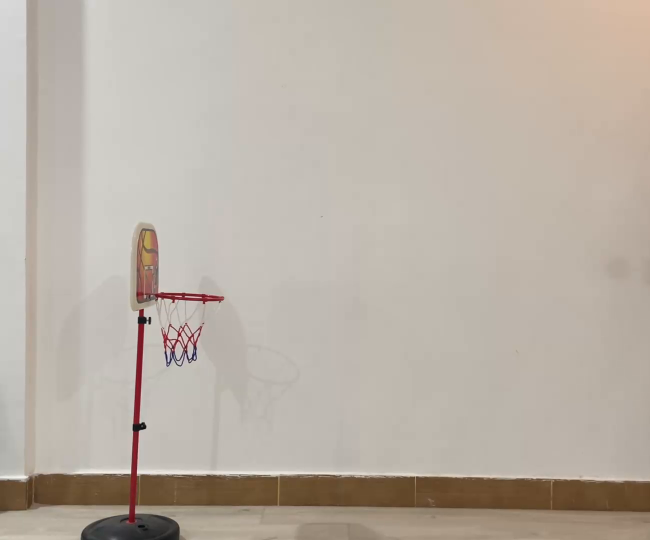
#> input picture frame 9 of script/vid_.mp4, 1300 x 1080 px (shown at 1/2 size)
$ python 14_11_dans_la_cabouille.py
#> lines starting #> are read from the running program, lines starting #| are printed output that depends on the picture; after the words box and inside, x2 and y2 are one past the last pixel; in counts of white or black regions, pixels touching at a corner belong together
### script/Kalman.py
import numpy as np
import cv2
from math import *

class KalmanFilter(object):
    """dt : temps d'actualisation
    point : coordonné initiaux du point
    erreur : plus l'entier est grand, plus le filtre pense que c'est brouillé """
    def __init__ (self, dt, point, erreur : float ):
        self.dt = dt
        self.erreur = int(erreur)

        #vecteur
        self.E=np.matrix([[point[0]],[point[1]], [0],[0]])

        #Matrice de transition
        self.A=np.matrix([[1, 0, self.dt, 0],
                          [0, 1, 0, self.dt],
                          [0, 0, 1, 0],
                          [0, 0, 0, 1]])

           # Matrice d'observation, on observe que x et y
        self.H=np.matrix([[1, 0, 0, 0],
                          [0, 1, 0, 0]])

        self.Q=np.matrix([[1, 0, 0, 0],
                          [0, 1, 0, 0],
                          [0, 0, 1, 0],
                          [0, 0, 0, 1]])

        self.R=np.matrix([[erreur, 0],
                          [0, erreur]])

        self.P=np.eye(self.A.shape[1])

    def predict(self):
        self.E=np.dot(self.A, self.E)
        # Calcul de la covariance de l'erreur
        self.P=np.dot(np.dot(self.A, self.P), self.A.T)+self.Q
        return self.E

    # [10 lines left out: function update, not called in this run]

class Annexe(object):
    """w: Largeur de l'image
        h : hauteur de l'image
        mw : 1/3 de la largeur
        mh : 1/8 de l'image """
    # [13 lines left out: functions __init__, delta, not called in this run]

    def center(self,x,y,w,h):
        return round(x+(w/2)),round(y+(h/2))

    def scored(self,c_ba, c_bu):
        return self.delta(c_bu,c_ba) < 10

    # [51 lines left out: functions detect_bu, detect_ball, not called in this run]

### script/14_11_dans_la_cabouille.py
#importation des librairies
import cv2
import numpy as np
from Kalman import KalmanFilter

#Définition des valeurs maximale et minimale prise par le filtre HSV pour la balle
lower_ball = np.array([8, 96, 115])
upper_ball = np.array([14, 255, 255])

# (hMin = 4 , sMin = 120, vMin = 63), (hMax = 11 , sMax = 255, vMax = 120)

#Définition des valeurs maximale et minimale prise par le filtre HSV pour les paniers
lower_bu = np.array([0, 50, 50])
upper_bu = np.array([0, 100, 100])

# Initialisation des variables permettant de savoir le nombre de balles detecté
prev_ball_count = 0
ball_count = 0

prev_bu_count = 0
bu_count = 0

# initialisation du compteur pour les points
point_count = 0

#Initialisation des variables servant à compartimenter le flux vidéo
width = 0
height = 0

mid_w = 0
mid_h = 0

bu_pos_1 = np.array([]) # initialisation des tableaux pour la position
bu_pos_2 = np.array([])

count_temp = 0

def scored(x,y,x2,y2,x3,y3):
    if x <x3 and x3 <x2 and y< y2 and y2< y3 :
        return True
    else :
        return False

KF = KalmanFilter(0.1,[0,0],1)

def detect_inrange(image, surface,lo,hi):
    points=[]
    image = cv2.cvtColor(image, cv2.COLOR_BGR2HSV)
    image=cv2.blur(image, (5, 5))
    mask=cv2.inRange(image, lo, hi)
    mask=cv2.erode(mask, None, iterations=4)
    mask=cv2.dilate(mask, None, iterations=4)
    elements=cv2.findContours(mask, cv2.RETR_EXTERNAL, cv2.CHAIN_APPROX_SIMPLE)[-2]
    elements=sorted(elements, key=lambda x:cv2.contourArea(x), reverse=True)
    for element in elements:
        if cv2.contourArea(element)>surface:
            ((x, y), rayon)=cv2.minEnclosingCircle(element)
            points.append(np.array([int(x), int(y)]))
        else:
            break

    return points, mask

while True:
    # Capture frame from the video
    isclosed = 0
    point_count = 0

    # Initialisation du flux vidéo, pour pouvoir le réutiliser facilement
    cap = cv2.VideoCapture('/Users/hugo/Documents/Cours/Prepa/TIPE/TIPE_Baskettball/script/vid_.mp4')
    #Récuperation de la hauteur, de la largeur et de leurs moitiés
    height = cap.get(cv2.CAP_PROP_FRAME_HEIGHT)
    width = cap.get(cv2.CAP_PROP_FRAME_WIDTH)

    mid_w = round((width/3))
    mid_h = round((height/3))

    qart_h = round(height/5)

    kernel = np.ones((5,5)).astype(np.uint8)

    print("hauteur : ", height, "largeur : ",width)
    print("1/2 hauteur : ", mid_h, "1/2 largeur : ",mid_w)
    while True:

        ret, frame = cap.read()
#> frame is the input picture: shape (1080, 1300, 3); mean B, G, R 166, 176.5, 185.8
        rat , vide = cap.read()
        if not ret or not rat:
            isclosed
            break

        # Convertion des images de RGB à HSV
        hsv = cv2.cvtColor(frame, cv2.COLOR_BGR2HSV)
#> hsv: shape (1080, 1300, 3); mean H, S, V 18.7, 30.7, 185.8

        # Création du masque pour isolé la balle et les paniers
        ball_mask = cv2.inRange(hsv, lower_ball, upper_ball)
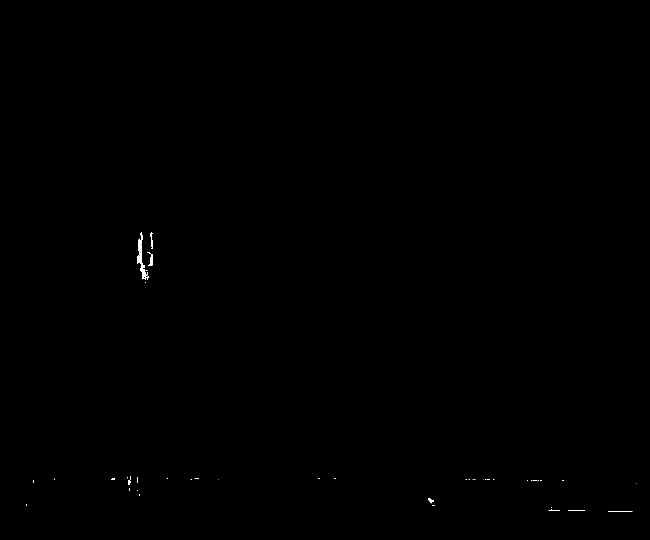
#> ball_mask: shape (1080, 1300) (shown at 1/2 size); 0.09% white; 48 white regions (37 under 20 px), largest, box (x1, y1, x2, y2) and area: (274, 466, 290, 558) 567, (296, 508, 306, 532) 138, (300, 464, 306, 498) 117
        bu_mask = cv2.inRange(hsv, lower_bu, upper_bu)
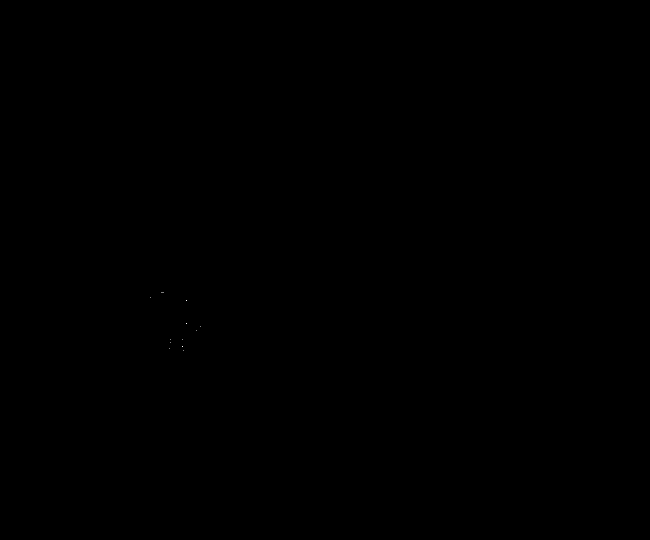
#> bu_mask: shape (1080, 1300) (shown at 1/2 size); 0% white in thin lines or dots, all inside (x1, y1, x2, y2) = (300, 585, 401, 701)
        # Apply morphological transformations to the mask
        opening_ball = cv2.morphologyEx(ball_mask, cv2.MORPH_OPEN, kernel)
#> opening_ball: shape (1080, 1300); 0.03% white; 4 white regions, box (x1, y1, x2, y2) and area: (280, 530, 289, 554) 152, (274, 512, 284, 526) 128, (300, 514, 306, 531) 101, (276, 481, 283, 495) 90
        closing_ball = cv2.morphologyEx(opening_ball, cv2.MORPH_CLOSE, kernel)
#> closing_ball: shape (1080, 1300); 0.03% white; 3 white regions

        # Find contours of the basketball
        contours_ball, hierarchy_ball = cv2.findContours(closing_ball, cv2.RETR_EXTERNAL, cv2.CHAIN_APPROX_SIMPLE)
#> contours_ball = 3 contours; box (x1, y1, x2, y2) and area: (274, 512, 289, 554) 241, (300, 514, 306, 531) 80, (276, 481, 283, 495) 72

        opening_bu = cv2.morphologyEx(bu_mask, cv2.MORPH_OPEN, kernel)
#> opening_bu: shape (1080, 1300); every value is 0
        closing_bu = cv2.morphologyEx(opening_bu, cv2.MORPH_CLOSE, kernel)

        contours_bu , hierarchy_bu = cv2.findContours(closing_bu,cv2.RETR_EXTERNAL, cv2.CHAIN_APPROX_SIMPLE)
#> contours_bu = []
        # Draw bounding boxes around the basketball and count them
        ball_count = 0
        bu_count = 0


        for element in contours_ball:
            area = cv2.contourArea(element)
            x, y, w, h = cv2.boundingRect(element)
            dif = abs(w -h)
            if area > 80 and dif < 100: #permet de s'assurer que les petites taches ne sont pas prises en compte et que le contour est proche d'un carré
                x, y, w, h = cv2.boundingRect(element)
                cv2.rectangle(frame, (x,y), (x+w,y+h), (0,255,0), 2)
                ball_count += 1
                """if scored(x_area,y_area,x_area_2,y_area_2,x,y) and count_temp > 10 :
                    point_count += 2
                    count_temp = 0
        count_temp+=1
"""
#> this loop made 3 passes
#> frame: shape (1080, 1300, 3); 0.02% of pixels changed, all inside (x1, y1, x2, y2) = (273, 511, 291, 556)
#> after the loop, ball_count = 1

        points , mask = detect_inrange(frame,800*700,lower_ball,upper_ball)
#> in detect_inrange, `image = cv2.cvtColor(image, cv2.COLOR_BGR2HSV)`: image: shape (1080, 1300, 3); mean H, S, V 18.7, 30.7, 185.9
#> in detect_inrange, `image=cv2.blur(image, (5, 5))`: image: shape (1080, 1300, 3); mean H, S, V 18.7, 30.7, 185.9
#> in detect_inrange, `mask=cv2.inRange(image, lo, hi)`:
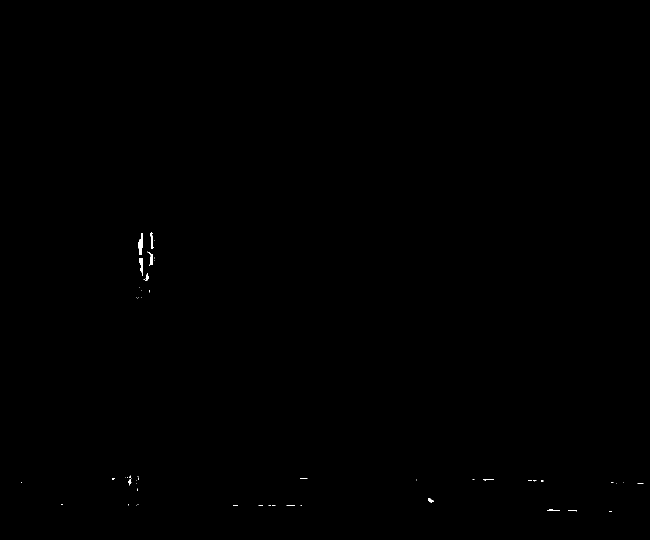
#> mask: shape (1080, 1300) (shown at 1/2 size); 0.08% white; 55 white regions (46 under 20 px), largest, box (x1, y1, x2, y2) and area: (277, 466, 286, 509) 252, (278, 516, 286, 551) 167, (294, 503, 306, 531) 131
#> in detect_inrange, `elements=cv2.findContours(mask, cv2.RETR_EXTERNAL, cv2.CHAIN_APPROX_SI..`: elements = []
#> points = []
        etat= KF.predict().astype(np.int32)
#> in predict, `self.E=np.dot(self.A, self.E)`: self.E = [[0], [0], [0], [0]]
#> in predict, `self.P=np.dot(np.dot(self.A, self.P), self.A.T)+self.Q`: self.P = [[2.01, 0, 0.1, 0], [0, 2.01, 0, 0.1], [0.1, 0, 2, 0], [0, 0.1, 0, 2]]
#> etat = [[0], [0], [0], [0]]

        cv2.circle(frame,(int(etat[0]),int(etat[1])),2,(255,0,0),5)
#> frame: shape (1080, 1300, 3); mean B, G, R 166, 176.5, 185.8
        cv2.arrowedLine(frame,
                    (int(etat[0]), int(etat[1])), (int(etat[0]+etat[2]), int(etat[1]+etat[3])),
                    color=(0, 255, 0),
                    thickness=3,
                    tipLength=0.2)
#> frame: shape (1080, 1300, 3); mean B, G, R 166, 176.5, 185.8

        if (len(points)>0):
            cv2.circle(frame, (points[0][0], points[0][1]), 10, (0, 0, 255), 2)
            KF.update(np.expand_dims(points[0], axis=-1))
        if mask is not None:
            cv2.imshow('mask',mask)

        print("on a ", ball_count)
#| on a  1
        print("K : ", len(points))
#| K :  0
        if ball_count > 1 :
            print("on a un problème quelque part, on detecte 2 balles")

        # Display the tracking result on the screen
        cv2.putText(frame, "nb balles: " + str(ball_count), (10, 30), cv2.FONT_HERSHEY_SIMPLEX, 1, (0, 0, 255), 2)
        cv2.putText(frame, "nb panier: " + str(bu_count), (10,60), cv2.FONT_HERSHEY_SIMPLEX, 1, (0,0,255),2)

        cv2.putText(frame, "taille: "+str(width)+" x "+str(height), (10, 90), cv2.FONT_HERSHEY_SIMPLEX,1,(0,255,0),2)
        cv2.putText(frame, "points: "+str(point_count) + " count_temp "+str(count_temp), (10, 120), cv2.FONT_HERSHEY_SIMPLEX,1,(0,255,0),2)

        cv2.putText(frame, "kalman detecte : "+str(len(points))+" balles", (10, 150), cv2.FONT_HERSHEY_SIMPLEX,1,(0,255,0),2)
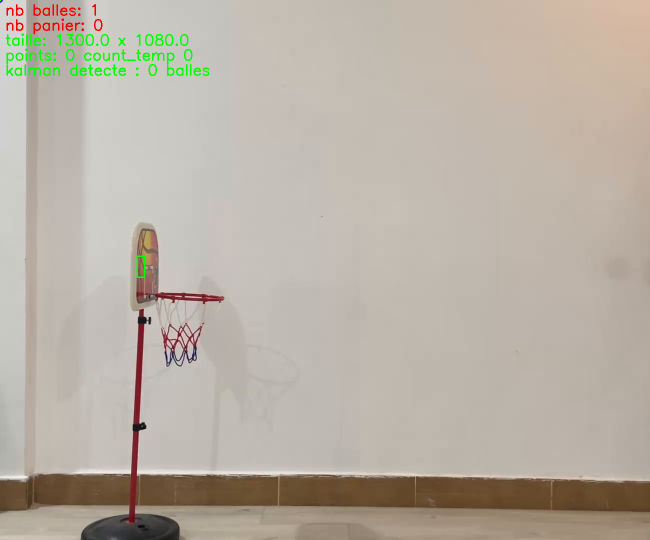
#> frame: shape (1080, 1300, 3) (shown at 1/2 size); mean B, G, R 164.8, 176.5, 184.9

        cv2.imshow("Ball Count", ball_mask)
        cv2.imshow("Bu Count", bu_mask)
        cv2.imshow("Basketball Tracker", frame)

        #cv2.imshow("sans rien",vide)
        # Exit the program if the 'q' key is pressed
        if cv2.waitKey(1) & 0xFF == ord('q'):
#> (key q is pressed here)
            isclosed= 1
            break

        # Update the previous count
        prev_ball_count = ball_count
        prev_bu_count = bu_count
    if isclosed :
        break

# Release the video capture and close all windows
cap.release()
cv2.destroyAllWindows()

$ run again, starting later in the video
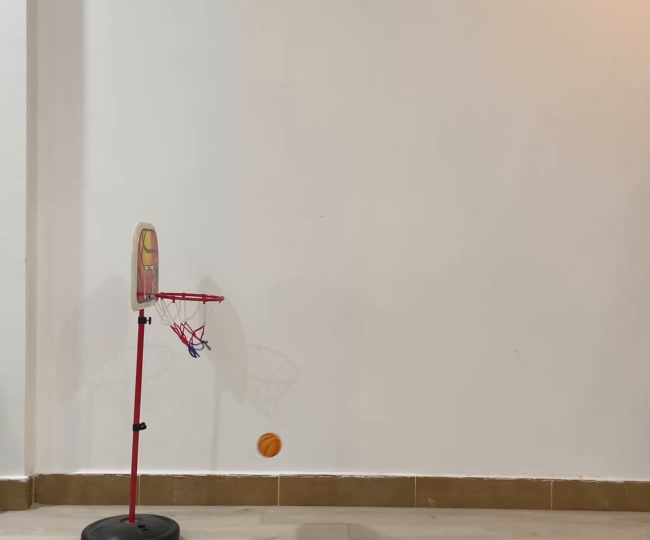
#> input picture frame 40 of script/vid_.mp4, 1300 x 1080 px (shown at 1/2 size)
#> frame is the input picture: shape (1080, 1300, 3); mean B, G, R 164.2, 174.8, 184.3
#> hsv: shape (1080, 1300, 3); mean H, S, V 18.5, 31.4, 184.3
#> `ball_mask = cv2.inRange(hsv, lower_ball, upper_ball)`:
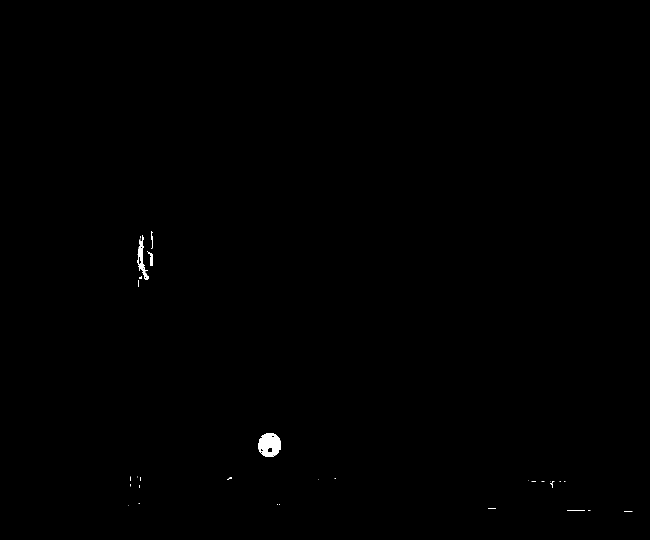
#> ball_mask: shape (1080, 1300) (shown at 1/2 size); 0.2% white; 41 white regions (33 under 20 px), largest, box (x1, y1, x2, y2) and area: (516, 866, 562, 914) 1688, (275, 470, 290, 558) 553, (294, 502, 306, 532) 156
#> bu_mask: shape (1080, 1300); 0% white in thin lines or dots, all inside (x1, y1, x2, y2) = (252, 593, 441, 1048)
#> opening_ball: shape (1080, 1300); 0.14% white; 4 white regions, box (x1, y1, x2, y2) and area: (516, 866, 562, 914) 1621, (278, 526, 288, 538) 106, (300, 514, 306, 531) 99, (276, 500, 286, 510) 92
#> closing_ball: shape (1080, 1300); 0.14% white; 4 white regions
#> contours_ball = 4 contours; box (x1, y1, x2, y2) and area: (516, 866, 562, 914) 1615, (278, 526, 288, 538) 86, (300, 514, 306, 531) 78, (276, 500, 286, 510) 74
#> opening_bu: shape (1080, 1300); every value is 0
#> contours_bu = []
#> the loop `for element in contours_ball:` made 4 passes
#> (area, dif, ball_count) on passes 1 to 2: (1615, 2, 1), (86.5, 2, 2)
#> after the loop `for element in contours_ball:`: ball_count = 2
#> elements = 2 contours; box (x1, y1, x2, y2) and area: (520, 870, 559, 911) 1357, (277, 497, 286, 521) 184
#> the loop in detect_inrange, `for element in elements:` made 1 pass
#> after the loop in detect_inrange, `for element in elements:`: points = []
#> self.E = [[0], [0], [0], [0]]
#> self.P = [[2.01, 0, 0.1, 0], [0, 2.01, 0, 0.1], [0.1, 0, 2, 0], [0, 0.1, 0, 2]]
#> etat = [[0], [0], [0], [0]]
#| on a  2
#| K :  0
#> `cv2.putText(frame, "kalman detecte : "+str(len(points))+" balles", (10..`:
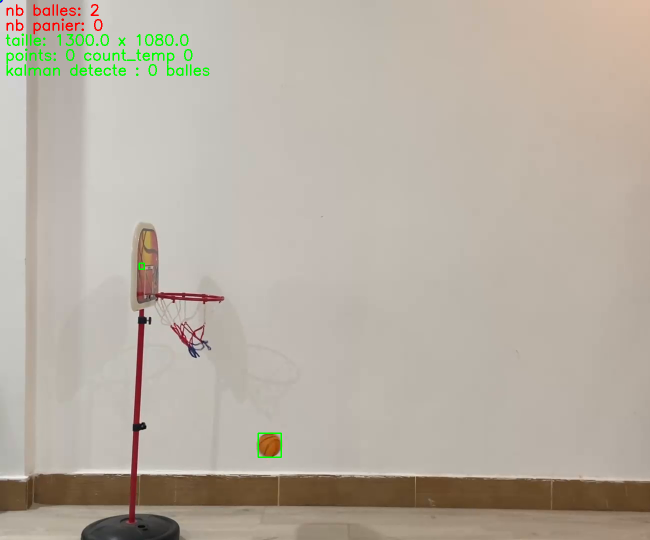
#> frame: shape (1080, 1300, 3) (shown at 1/2 size); mean B, G, R 162.9, 174.9, 183.3

$ run again, starting later in the video
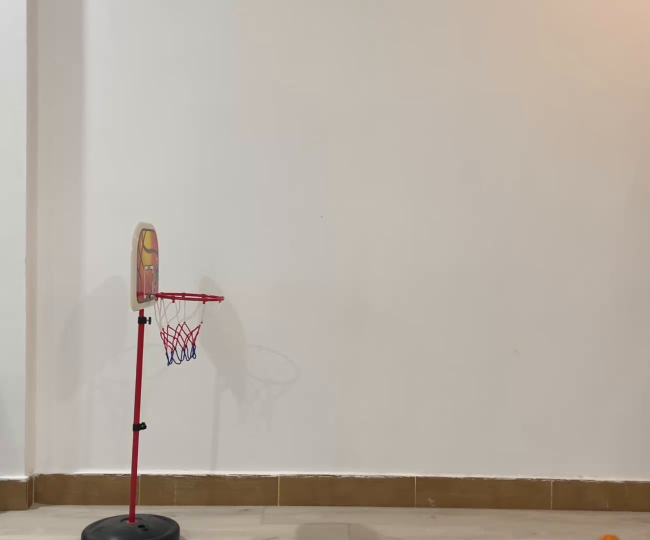
#> input picture frame 72 of script/vid_.mp4, 1300 x 1080 px (shown at 1/2 size)
#> frame is the input picture: shape (1080, 1300, 3); mean B, G, R 164.1, 174.4, 183.7
#> hsv: shape (1080, 1300, 3); mean H, S, V 18.7, 30.8, 183.7
#> ball_mask: shape (1080, 1300); 0.1% white; 52 white regions (40 under 20 px), largest, box (x1, y1, x2, y2) and area: (276, 468, 290, 556) 436, (1196, 1068, 1241, 1080) 407, (302, 464, 306, 496) 92
#> bu_mask: shape (1080, 1300); 0% white in thin lines or dots, all inside (x1, y1, x2, y2) = (254, 647, 372, 1037)
#> opening_ball: shape (1080, 1300); 0.04% white; 3 white regions, box (x1, y1, x2, y2) and area: (1202, 1068, 1240, 1080) 378, (278, 522, 289, 550) 205, (291, 546, 296, 552) 30
#> closing_ball: shape (1080, 1300); 0.04% white; 2 white regions
#> contours_ball = 2 contours; box (x1, y1, x2, y2) and area: (1202, 1068, 1240, 1080) 332, (278, 522, 296, 552) 200
#> opening_bu: shape (1080, 1300); every value is 0
#> contours_bu = []
#> the loop `for element in contours_ball:` made 2 passes
#> (area, dif, ball_count) on passes 1 to 2: (332.5, 26, 1), (200, 12, 2)
#> after the loop `for element in contours_ball:`: ball_count = 2
#> elements = [[[277, 496], [277, 506], [285, 506], [285, 496]]]
#> the loop in detect_inrange, `for element in elements:` made 1 pass
#> element on pass 1: [[277, 496], [277, 506], [285, 506], [285, 496]]
#> after the loop in detect_inrange, `for element in elements:`: points = []
#> self.E = [[0], [0], [0], [0]]
#> self.P = [[2.01, 0, 0.1, 0], [0, 2.01, 0, 0.1], [0.1, 0, 2, 0], [0, 0.1, 0, 2]]
#> etat = [[0], [0], [0], [0]]
#| on a  2
#| K :  0
#> `cv2.putText(frame, "kalman detecte : "+str(len(points))+" balles", (10..`:
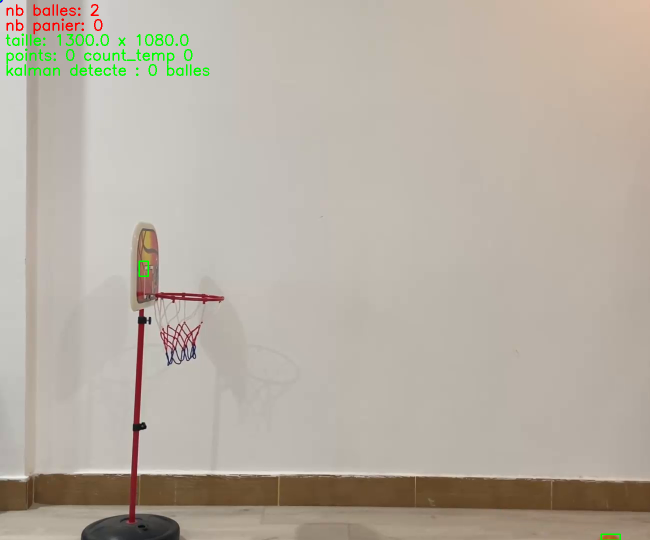
#> frame: shape (1080, 1300, 3) (shown at 1/2 size); mean B, G, R 162.8, 174.5, 182.7
